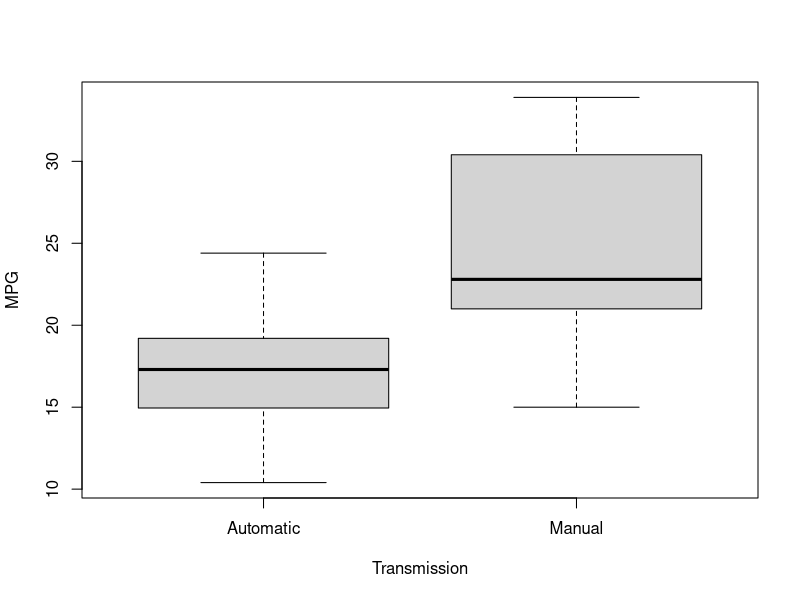
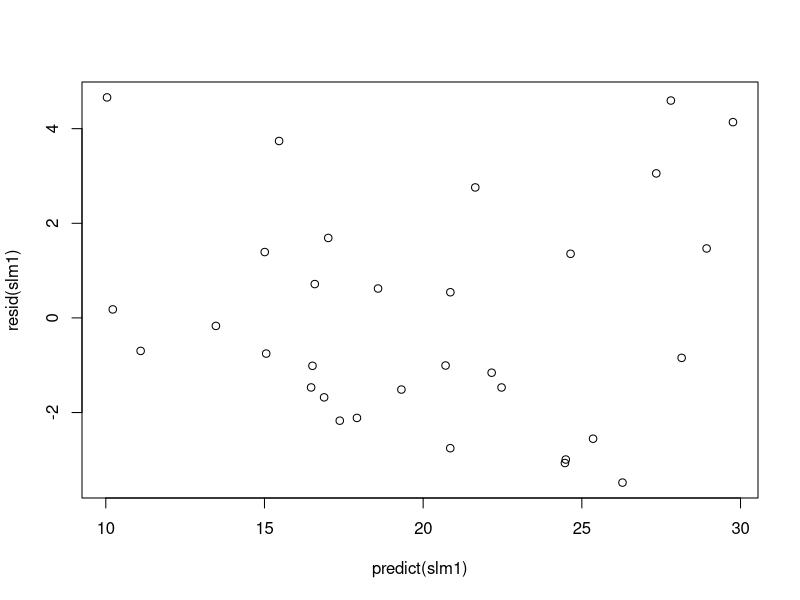
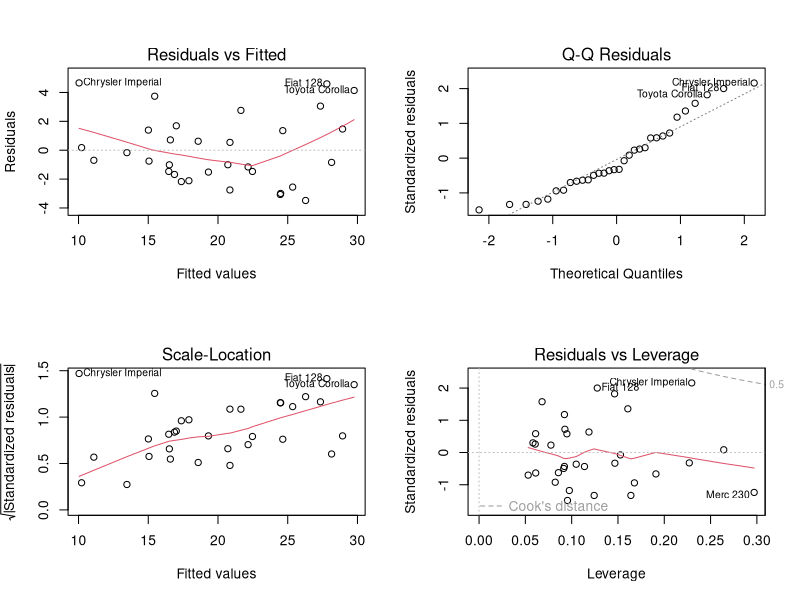
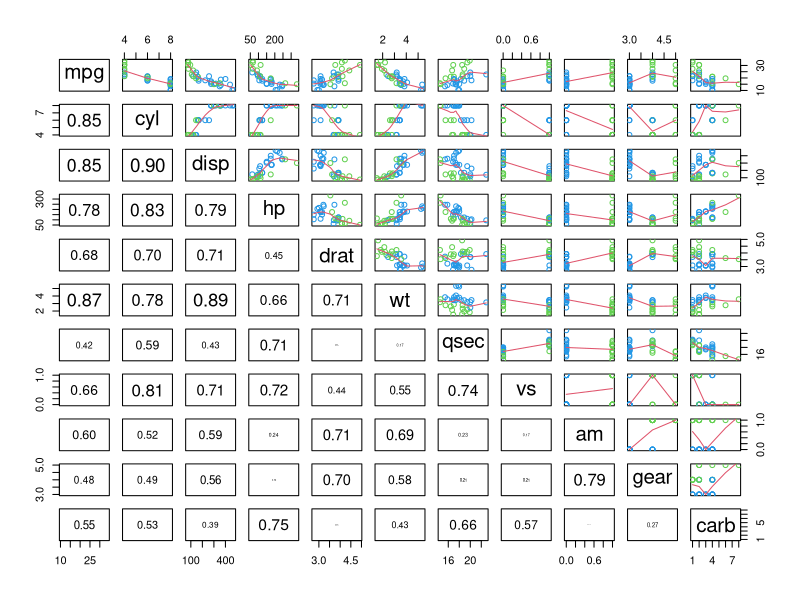

Recreate these plots in R, in order.
## ---- chunk 1
# some useful functions for figures
panel.hist <- function(x, ...)
{
    usr <- par("usr"); on.exit(par(usr))
    par(usr = c(usr[1:2], 0, 1.5) )
    h <- hist(x, plot = FALSE)
    breaks <- h$breaks; nB <- length(breaks)
    y <- h$counts; y <- y/max(y)
    rect(breaks[-nB], 0, breaks[-1], y, col = "cyan", ...)
}

## put (absolute) correlations on the upper panels,
## with size proportional to the correlations.
panel.cor <- function(x, y, digits = 2, prefix = "", cex.cor, ...)
{
    usr <- par("usr"); on.exit(par(usr))
    par(usr = c(0, 1, 0, 1))
    r <- abs(cor(x, y))
    txt <- format(c(r, 0.123456789), digits = digits)[1]
    txt <- paste0(prefix, txt)
    if(missing(cex.cor)) cex.cor <- 0.8/strwidth(txt)
    text(0.5, 0.5, txt, cex = cex.cor * r)
}
## ---- chunk 2
# load data for use
library(datasets)
cars <- mtcars
cars$am <- mtcars$am
cars$am[cars$am == 0] <- "Automatic"
cars$am[cars$am == 1] <- "Manual"
boxplot(mpg ~ am, data=cars, xlab="Transmission", ylab="MPG")
## ---- chunk 3
cor(mtcars[,1],mtcars[,-1])
## ---- chunk 4
cor(mtcars$mpg, mtcars)
lm.am <- lm(mpg ~ am, data=mtcars)
lm.am.cyl <- lm(mpg ~ am + cyl, data=mtcars)
lm.cyl <- lm(mpg ~ cyl, data=mtcars)
lm.cyl.am <- lm(mpg ~ cyl + am, data=mtcars)
lm1 <- lm(mpg ~ ., data=mtcars)
summary(lm1)
slm1 <- step(lm1)
summary(slm1)

# best models - seem equal
lm.wt.qsec.am.mult <- lm(mpg ~ wt + qsec + am + am*wt, data=mtcars)
summary(lm.wt.qsec.am.mult)
lm5 <- lm(mpg ~ wt + qsec + wt*am, data=mtcars)
lm.qsec.amwt <- lm(mpg ~ qsec + wt*am, data=mtcars)

lm.wt.hp <- lm(mpg ~ wt + wt*hp, data=mtcars)   # very close

# Plot residuals
plot(predict(slm1), resid(slm1))

# or
par(mfrow=c(2,2))
plot(slm1)
par(mfrow=c(1,1))
## ---- chunk 5
pairs(mtcars, upper.panel=panel.smooth, lower.panel=panel.cor, col=3 + (mtcars$am == 0))
